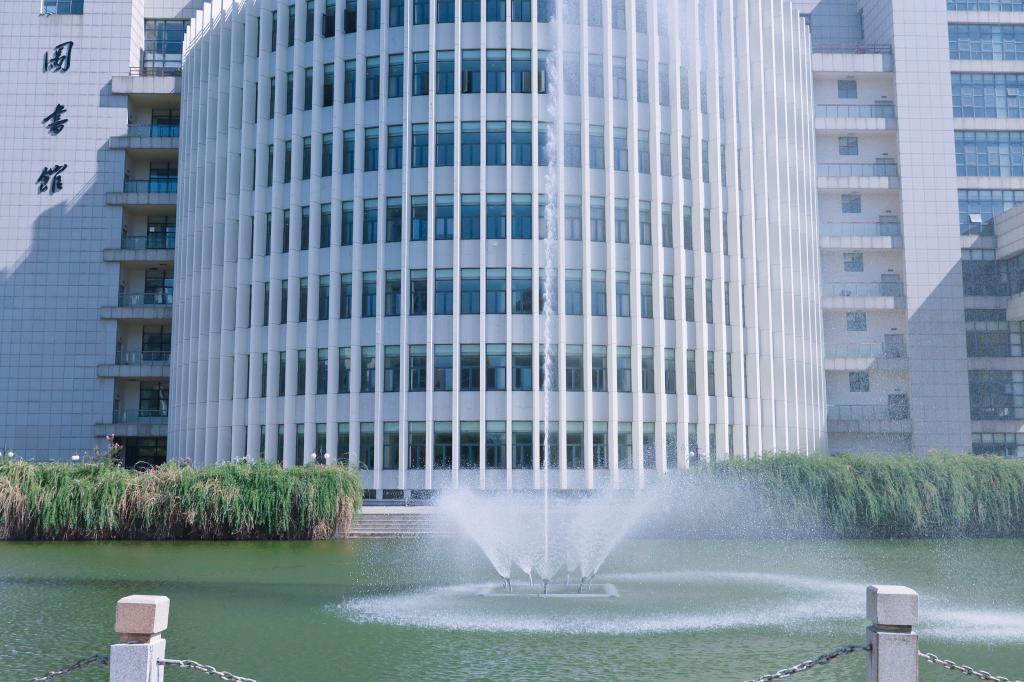
#> input picture img/imgae1.jpg, 1024 x 682 px
$ python main.py
#> lines starting #> are read from the running program, lines starting #| are printed output that depends on the picture
import cv2 as cv
import numpy as np
from matplotlib import pyplot as plt

plt.rcParams['font.sans-serif']=['SimHei']    # 用来正常显示中文标签
plt.rcParams['axes.unicode_minus'] = False    # 用来显示负号


img_path = "../img/imgae1.jpg"
img = cv.imread(img_path, 0)
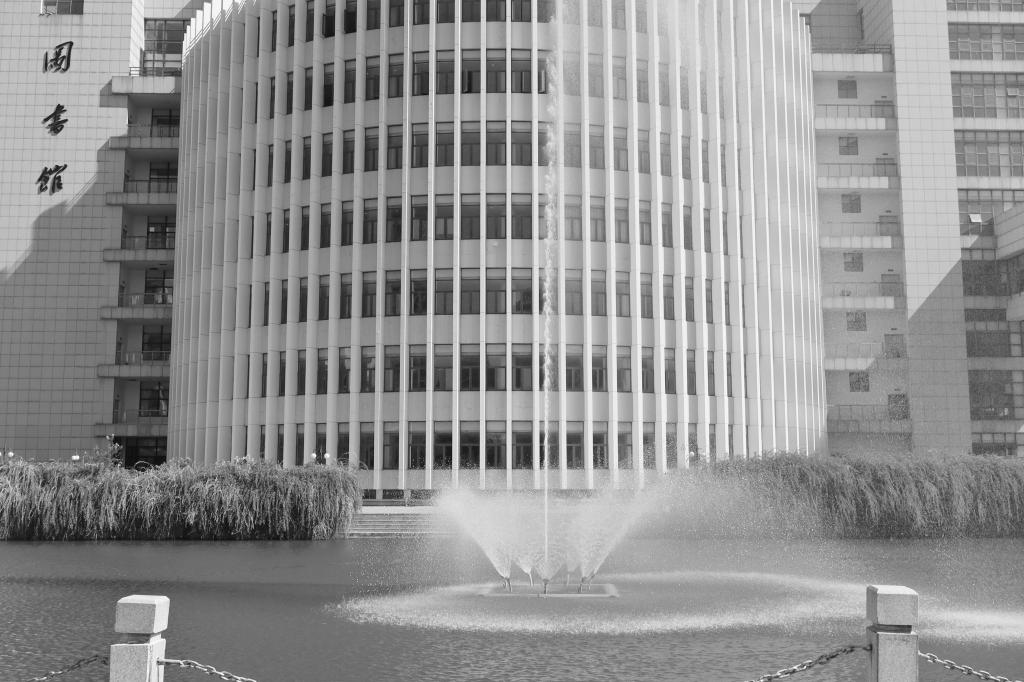
#> img: shape (682, 1024); min 0, max 255, mean 145.3
plt.figure(figsize=(18,9))
plt.subplot(131)
plt.title("1.原图")
plt.axis('off')
plt.imshow(img, cmap="gray")

# 一阶锐化处理
# Sobel算子
img_Sobelx=cv.Sobel(img, cv.CV_64F, 1, 0, ksize=3)
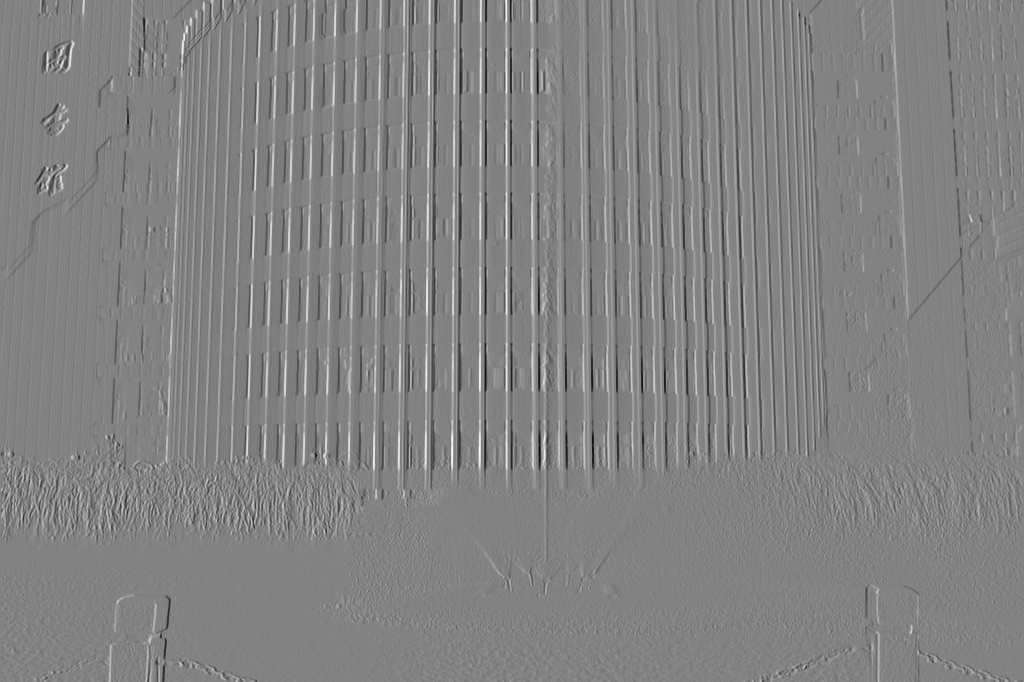
#> img_Sobelx: shape (682, 1024) float64; min -793, max 751, mean -0.1; drawn with min black and max white
img_Sobelx = np.uint8(np.absolute(img_Sobelx))
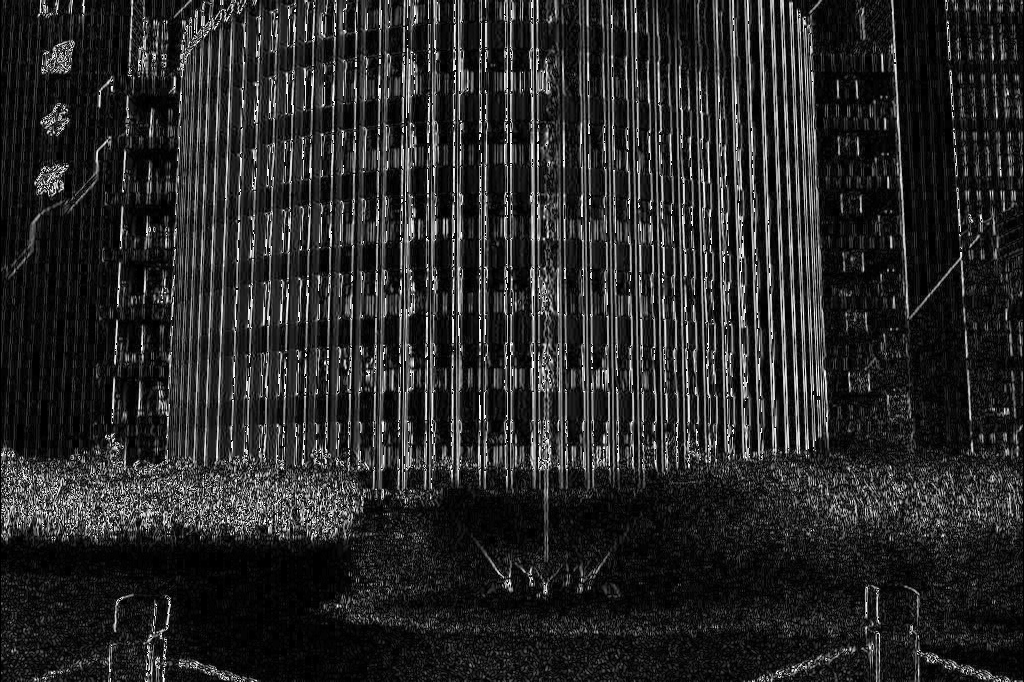
#> img_Sobelx: shape (682, 1024); min 0, max 255, mean 40.1
plt.subplot(132)
plt.title("2.Sobel锐化后")
plt.axis('off')
plt.imshow(img_Sobelx, cmap="gray")

# 二阶锐化处理
# 拉普拉斯算子
img_Laplacian = cv.Laplacian(img, cv.CV_64F)
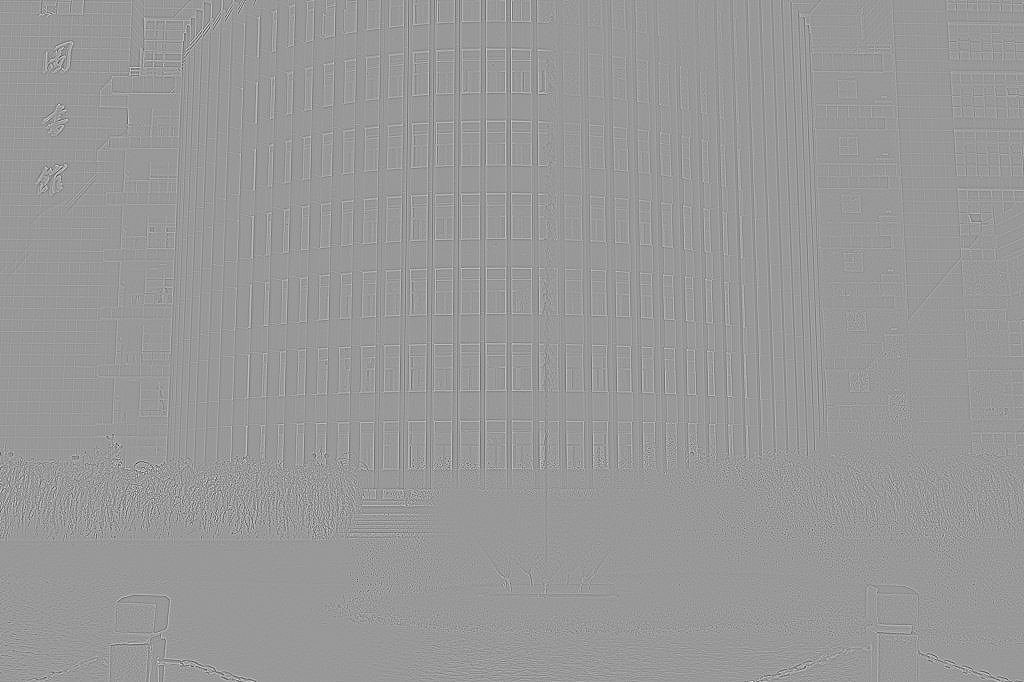
#> img_Laplacian: shape (682, 1024) float64; min -517, max 345, mean 0; drawn with min black and max white
# 转换结果为8位图像
img_Laplacian = np.uint8(np.absolute(img_Laplacian))
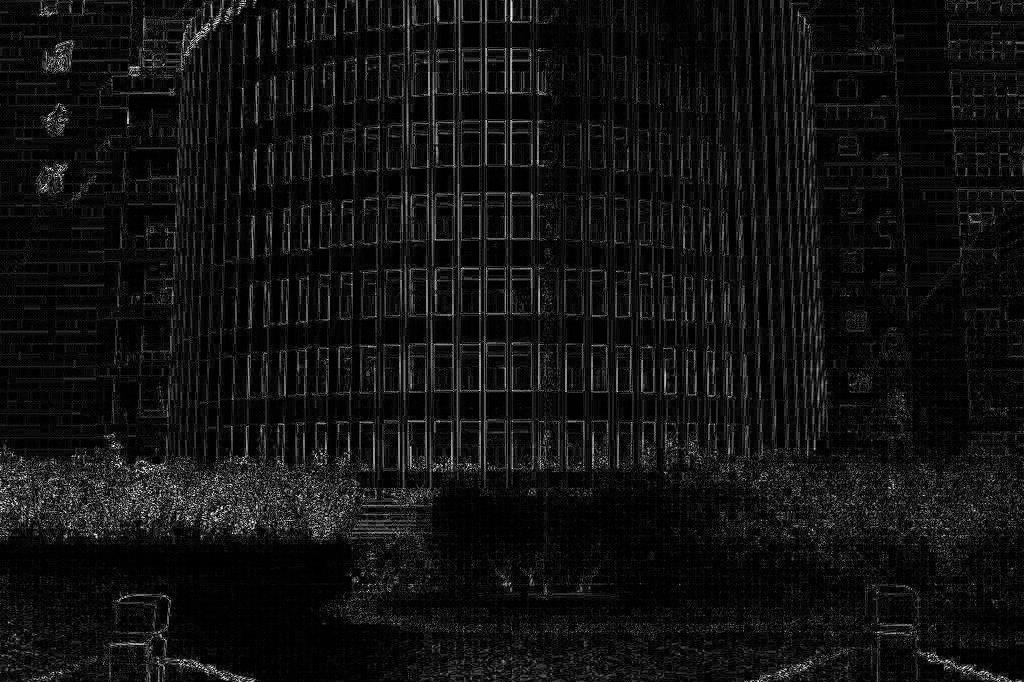
#> img_Laplacian: shape (682, 1024); min 0, max 255, mean 18
plt.subplot(133)
plt.title("3.Laplacian锐化后")
plt.axis('off')
plt.imshow(img_Laplacian, cmap="gray")

plt.savefig("../result/C/result.jpg")
plt.show()

$ run again, with img/face1.jpg copied over img/imgae1.jpg
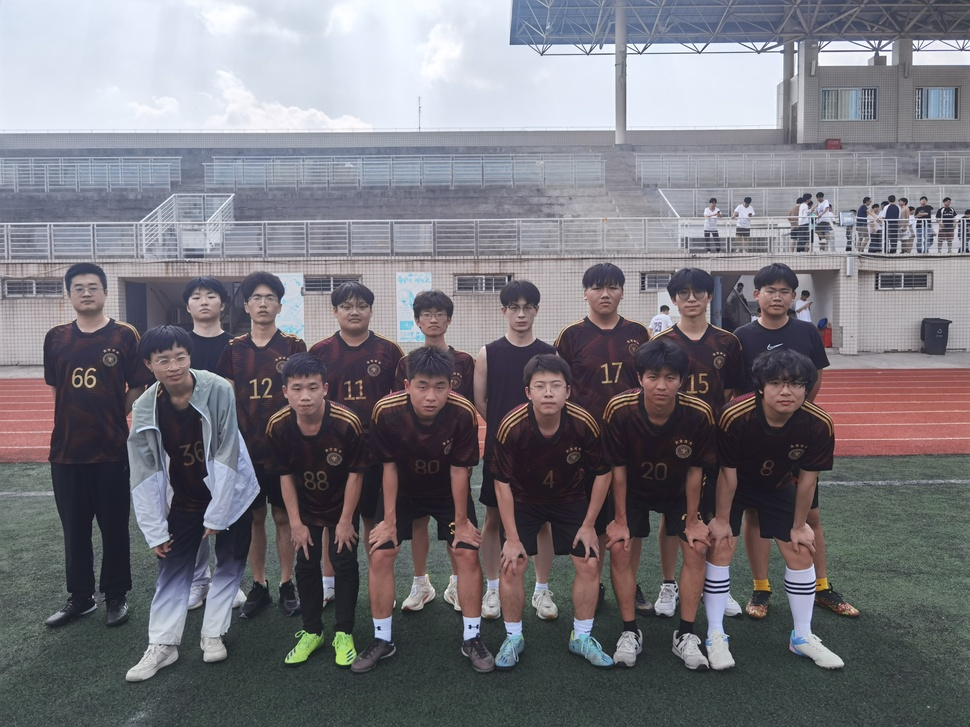
#> input picture img/face1.jpg, 970 x 727 px, shrunk from 4096 x 3072 before the run
#> `img_Laplacian = cv.Laplacian(img, cv.CV_64F)`:
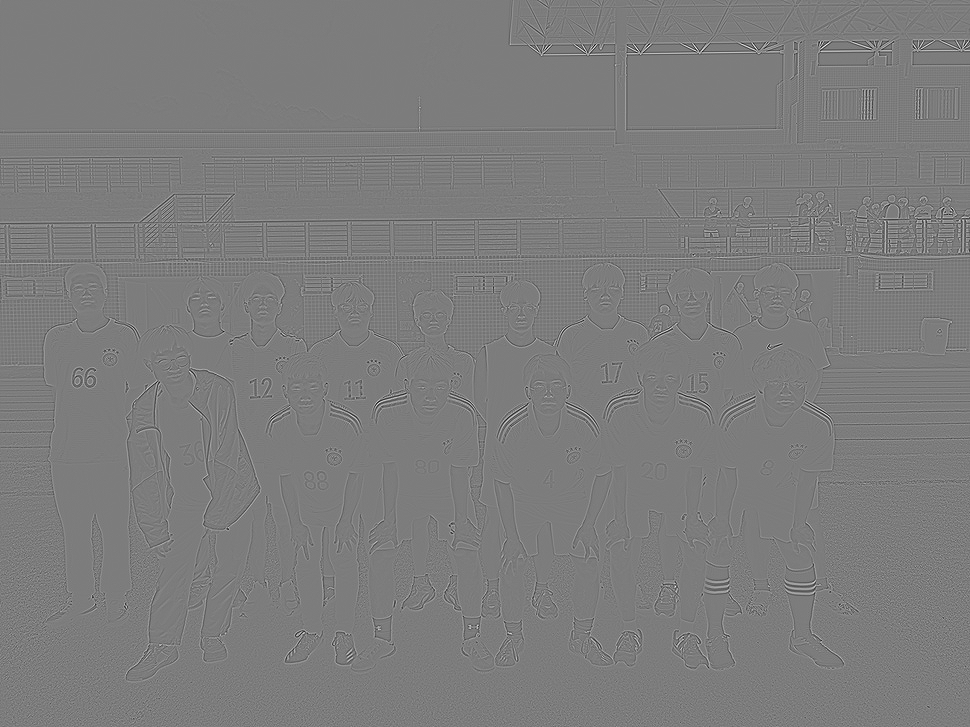
#> img_Laplacian: shape (727, 970) float64; min -421, max 439, mean 0; drawn with min black and max white
#> `img_Laplacian = np.uint8(np.absolute(img_Laplacian))`:
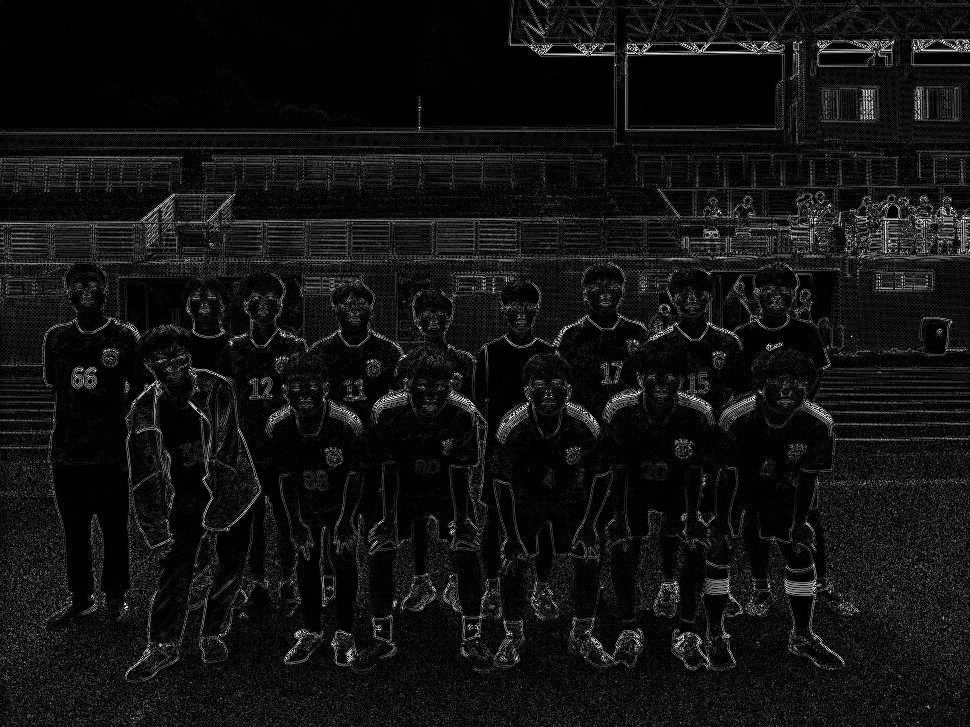
#> img_Laplacian: shape (727, 970); min 0, max 255, mean 18.7

$ run again, with img/1.png saved as img/imgae1.jpg
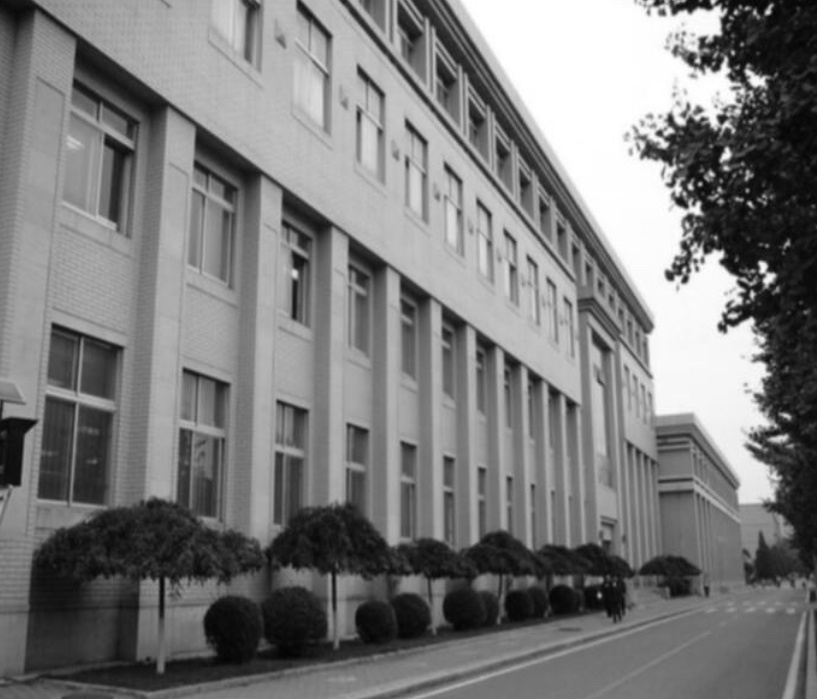
#> input picture img/1.png, 817 x 699 px
#> img is the input picture: shape (699, 817); min 3, max 255, mean 123.3
#> `img_Sobelx = np.uint8(np.absolute(img_Sobelx))`:
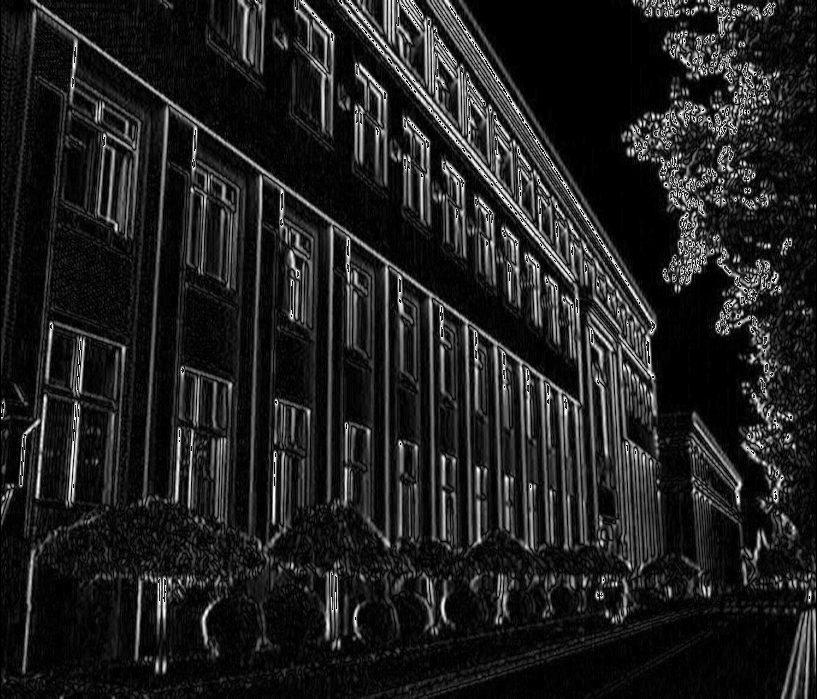
#> img_Sobelx: shape (699, 817); min 0, max 255, mean 32.5
#> `img_Laplacian = np.uint8(np.absolute(img_Laplacian))`:
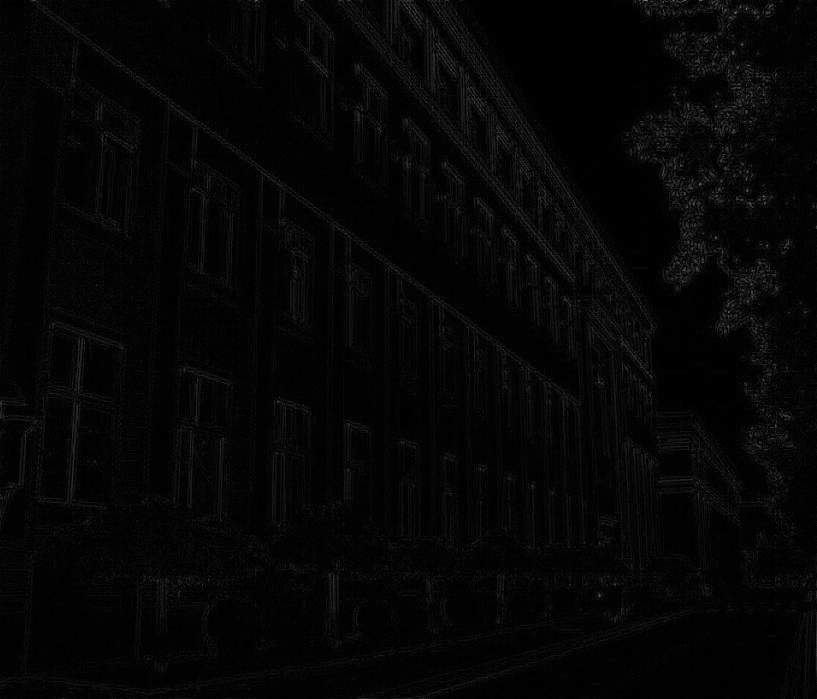
#> img_Laplacian: shape (699, 817); min 0, max 136, mean 5.2
